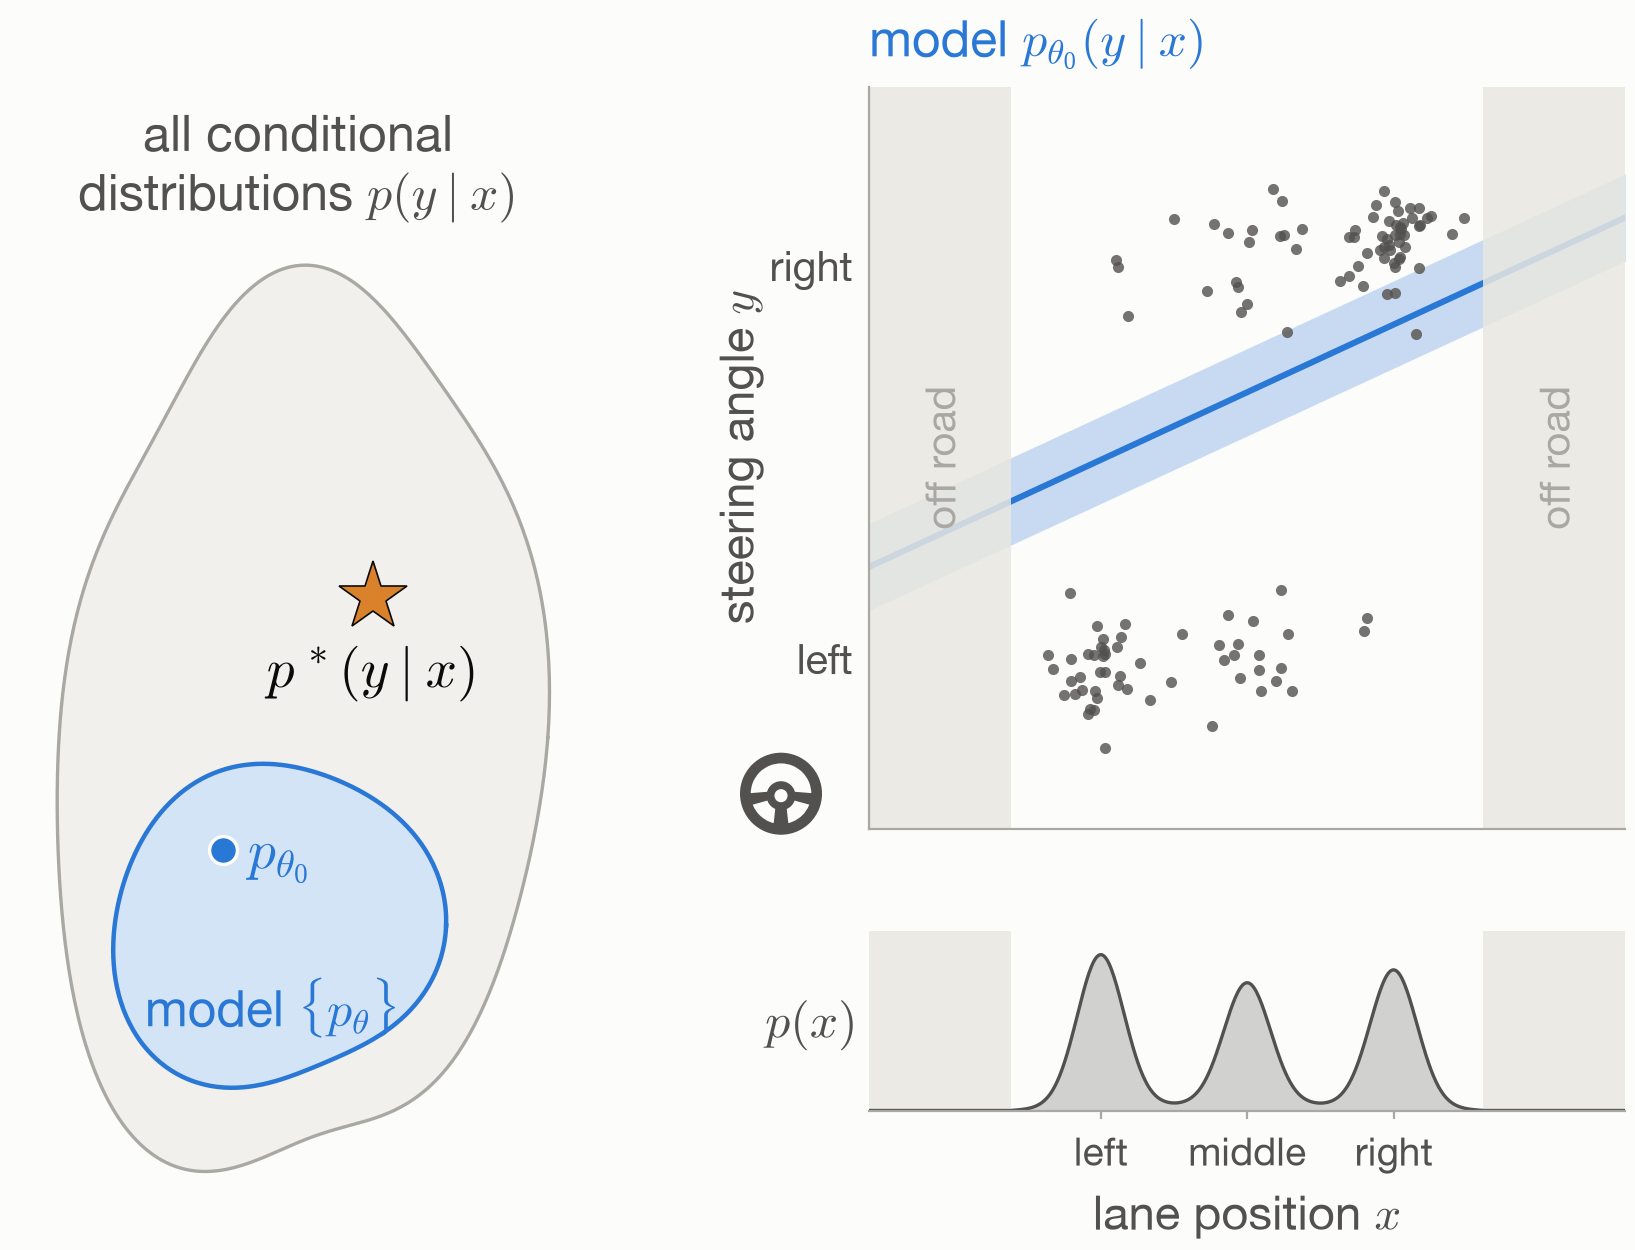

This figure's Python source:
"""A model is a set of hypotheses indexed by theta; training starts at some theta_0.

Run: python 02_model_set.py  (requires numpy, scipy, matplotlib)
"""

import numpy as np

from common import (INK2, MODEL, draw_linear_hypothesis, draw_model_blob, draw_truth_star,
                    make_layout, sample_truth, save)

rng = np.random.default_rng(0)

INIT_THETA = (0.15, 0.25)
INIT_XY = (-0.3, -0.45)

fig, ax_space, ax_data, ax_px = make_layout()

draw_model_blob(ax_space)
draw_truth_star(ax_space)
ax_space.plot(*INIT_XY, "o", ms=10, color=MODEL, mec="white", mew=1.2, zorder=6)
ax_space.text(INIT_XY[0] + 0.1, INIT_XY[1], r"$p_{\theta_0}$", fontsize=20, color=MODEL,
              ha="left", va="center", zorder=6)

draw_linear_hypothesis(ax_data, INIT_THETA)
xs, ys = sample_truth(120, rng)
ax_data.scatter(xs, ys, s=16, color=INK2, alpha=0.8, lw=0, zorder=2)
ax_data.text(0, 1.04, r"model $p_{\theta_0}(y \mid x)$", transform=ax_data.transAxes,
             fontsize=18, color=MODEL)

save(fig, __file__)
